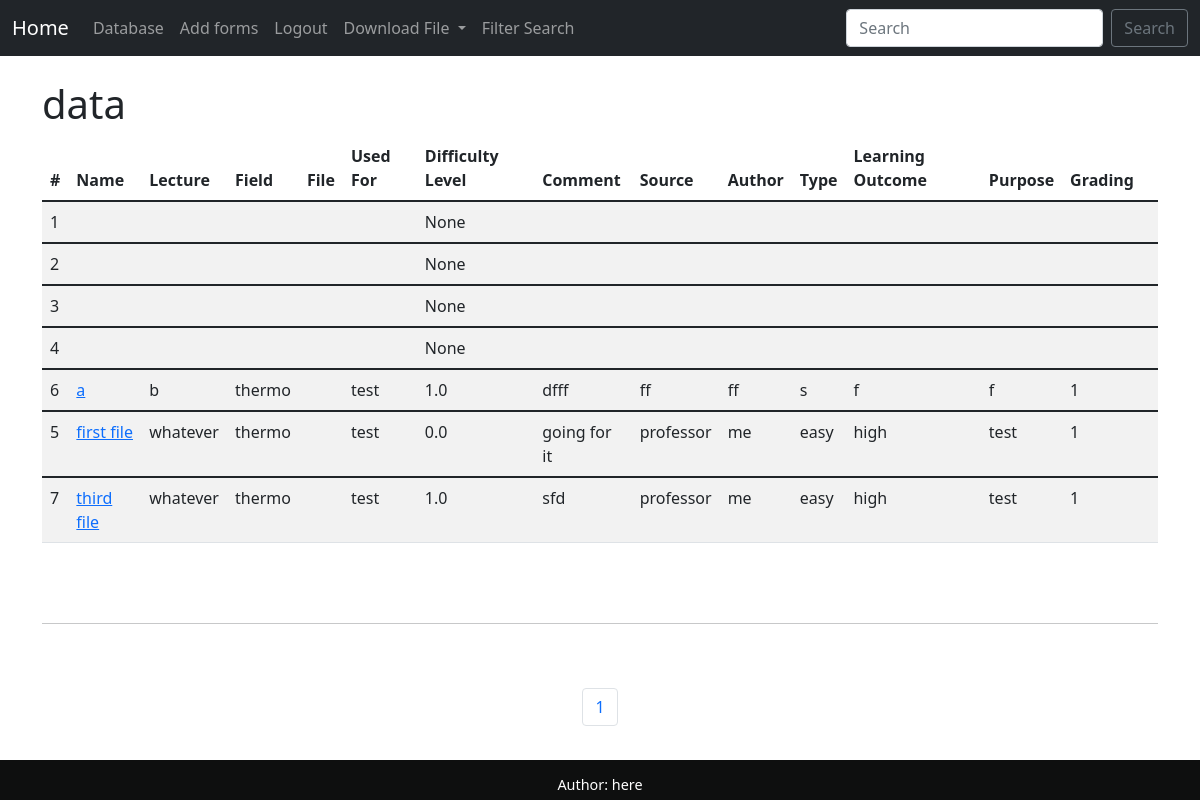
/database/ (signed in), run on an earlier commit of the app's database.
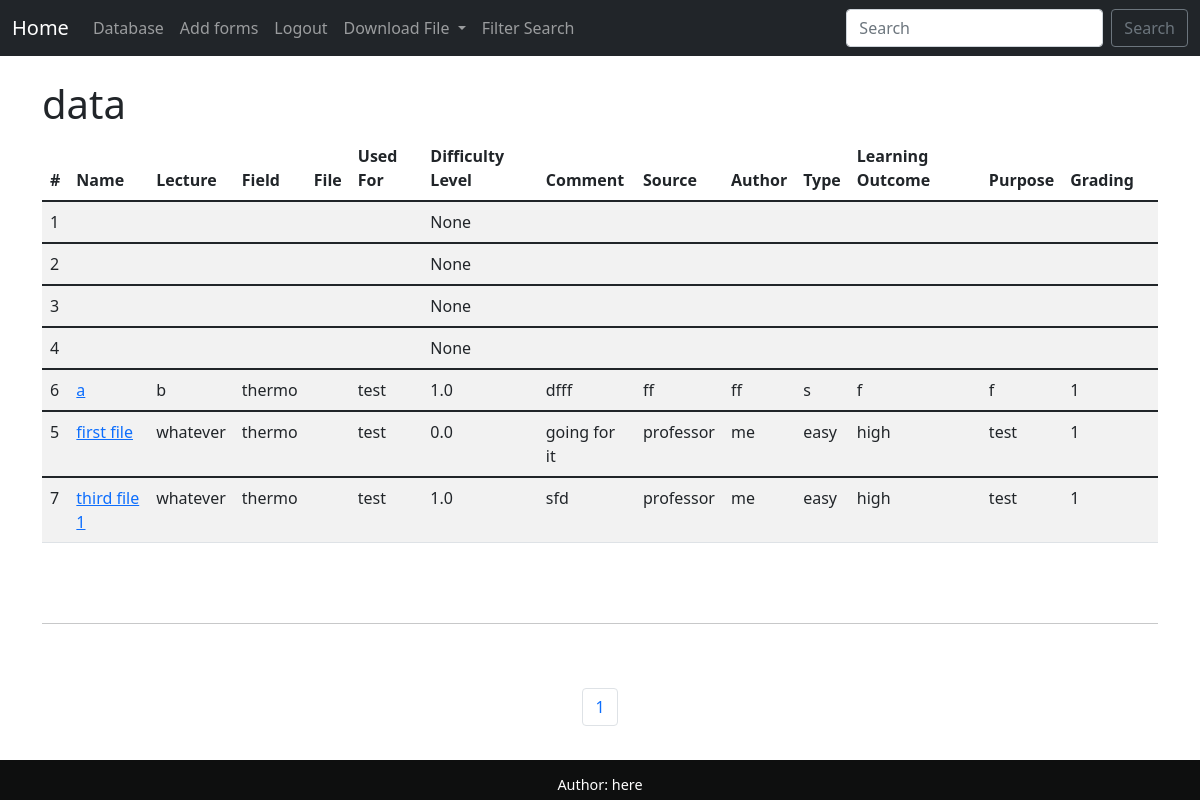
And on a later commit of the database.
### app/models.py (models this page shows, shortened)
class file(models.Model):
    id = models.BigAutoField(primary_key=True)
    nameOfFile = models.CharField(max_length=150, blank=True)
    nameOfLectures = models.CharField(max_length=150, blank=True)
    fields = models.CharField(max_length=150, blank=True)
    file_upload = models.FileField(null=True, blank=True, upload_to="media/")
    usedFor = models.CharField(max_length=150, blank=True)
    difficultyLevel = models.FloatField(blank=True, null=True)
    comment = models.TextField(blank=True)
    sourceOfProblem = models.CharField(max_length=150, blank=True)
    author = models.CharField(max_length=150, blank=True)
    typeOfProblem = models.CharField(max_length=150, blank=True)
    intendedLearningOutcome = models.CharField(max_length=150, blank=True)
    purposeOfFile = models.CharField(max_length=150, blank=True)
    grading = models.CharField(max_length=150, blank=True)

### app/views.py (the view)
# urls.py: path('database/', views.database, name="output_database"),
def database(request):
    output_database = file.objects.all().order_by('nameOfFile')
    p = Paginator(file.objects.all().order_by('nameOfFile'), 10)
    page = request.GET.get('page')
    pages = p.get_page(page)
    nums = "a" * pages.paginator.num_pages
    return render(request, 'base/database.html',
                  {'output_database': output_database,
                   'pages': pages, 'nums': nums})

### app/templates/base/database.html (shortened to what this page needs)
{% extends 'base/base.html' %}
{% block content %}
{% if user.is_authenticated %}
    <h1>data</h1>
    <table class="table table-striped table-hover">
        <thead>
            <tr>
                <th scope="col">#</th>
                <th scope="col">Name</th>
                <th scope="col">Lecture</th>
                <th scope="col">Field</th>
                <th scope="col">File</th>
                <th scope="col">Used For</th>
                <th scope="col">Difficulty Level</th>
                <th scope="col">Comment</th>
                <th scope="col">Source</th>
                <th scope="col">Author</th>
                <th scope="col">Type</th>
                <th scope="col">Learning Outcome</th>
                <th scope="col">Purpose</th>
                <th scope="col">Grading</th>
            </tr>
        </thead>
        {% for file in pages %}
        <tbody>
            <tr>
                <td>{{file.id}}</td>
                <td><a href="{% url 'database-followup' file.id %}">{{file.nameOfFile}}</a></td>
                <td>{{file.nameOfLectures}}</td>
                <td>{{file.fields}}</td>
                <td><a href="/{{file.file_upload}}">{{file.file_upload}}</a></td>
                <td>{{file.usedFor}}</td>
                <td>{{file.difficultyLevel}}</td>
                <td>{{file.comment}}</td>
                <td>{{file.sourceOfProblem}}</td>
                <td>{{file.author}}</td>
                <td>{{file.typeOfProblem}}</td>
                <td>{{file.intendedLearningOutcome}}</td>
                <td>{{file.purposeOfFile}}</td>
                <td>{{file.grading}}</td>
                <td></td>
            </tr>
        </tbody>
        {% endfor %}
    </table>
    <br/><br />
    <hr><br/><br />
    <nav aria-label="Page navigation example">
        <ul class="pagination justify-content-center">
    {% for i in nums %}
        <li class="page-item"><a class="page-link" href="?page={{ forloop.counter }}">{{ forloop.counter }}</a></li>
    {% endfor %}
        </ul>
    </nav>
{% else %}
<h1>Sorry! You must login to see the contents of this page.</h1>
<a href="{% url 'login' %}">Login Here</a>
{% endif %}
{% endblock %}

What changed in the data, as far as the page shows it:
changed file "sfd": nameOfFile "third file" → "third file 1"
